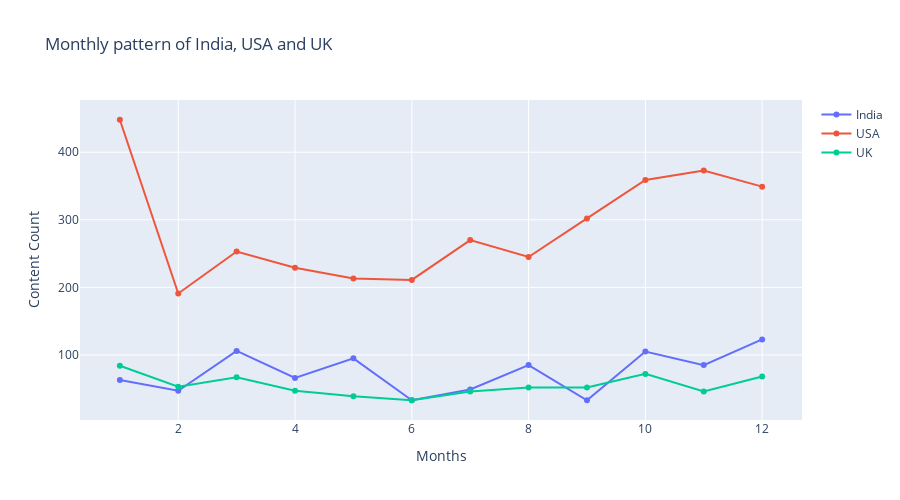

The notebook cell saved with this chart:
### Code cell
trace1=go.Scatter(x=india_monthly_growth_count_df['month_added'], y=india_monthly_growth_count_df['count'], name = 'India', orientation='v')
trace2=go.Scatter(x=usa_monthly_growth_count_df['month_added'], y=usa_monthly_growth_count_df['count'], name = 'USA', orientation='v')
trace3=go.Scatter(x=uk_monthly_growth_count_df['month_added'], y=uk_monthly_growth_count_df['count'], name = 'UK', orientation='v')

layout = go.Layout(title="Monthly pattern of India, USA and UK", height=500)

data = [trace1, trace2, trace3]

fig = go.Figure(data, layout=layout)

fig.update_yaxes(title_text='Content Count')

fig.update_xaxes(title_text='Months')

fig.show()

fig.write_image("./Plots/Monthly pattern of India, USA and UK.jpeg")

### Figure 1 — Plotly figure (JSON) as saved in the notebook; plotly's stock layout.template omitted (floating-point values rounded to 4 significant figures)
{"data": [{"name": "India", "orientation": "v", "type": "scatter", "x": [1, 2, 3, 4, 5, 6, 7, 8, 9, 10, 11, 12], "y": [63, 47, 106, 66, 95, 33, 49, 85, 33, 105, 85, 123]}, {"name": "USA", "orientation": "v", "type": "scatter", "x": [1, 2, 3, 4, 5, 6, 7, 8, 9, 10, 11, 12], "y": [448, 191, 253, 229, 213, 211, 270, 245, 302, 359, 373, 349]}, {"name": "UK", "orientation": "v", "type": "scatter", "x": [1, 2, 3, 4, 5, 6, 7, 8, 9, 10, 11, 12], "y": [84, 53, 67, 47, 39, 33, 46, 52, 52, 72, 46, 68]}], "layout": {"height": 500, "title": {"text": "Monthly pattern of India, USA and UK"}, "xaxis": {"title": {"text": "Months"}}, "yaxis": {"title": {"text": "Content Count"}}}}
